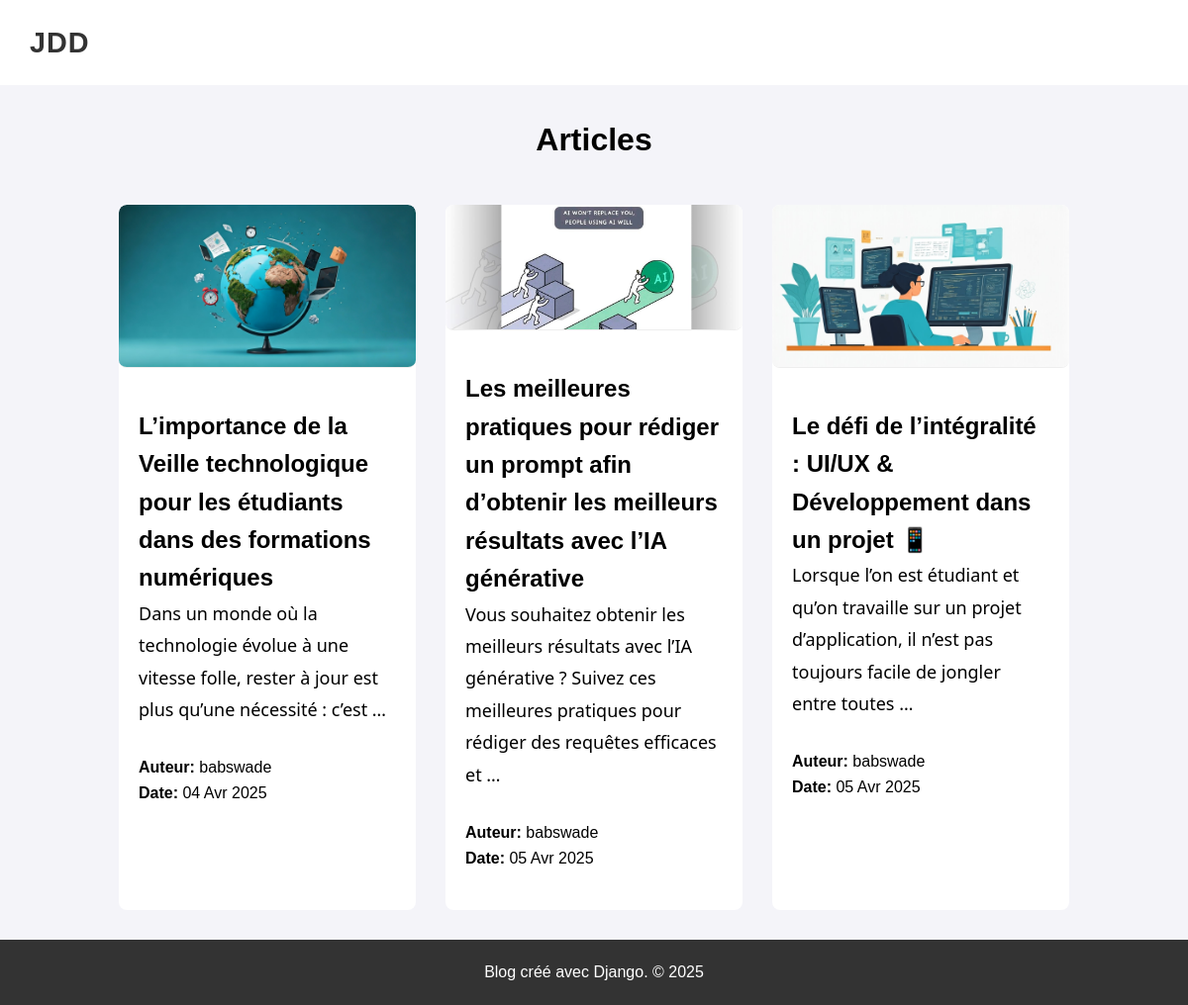
Before: / with the older database file.
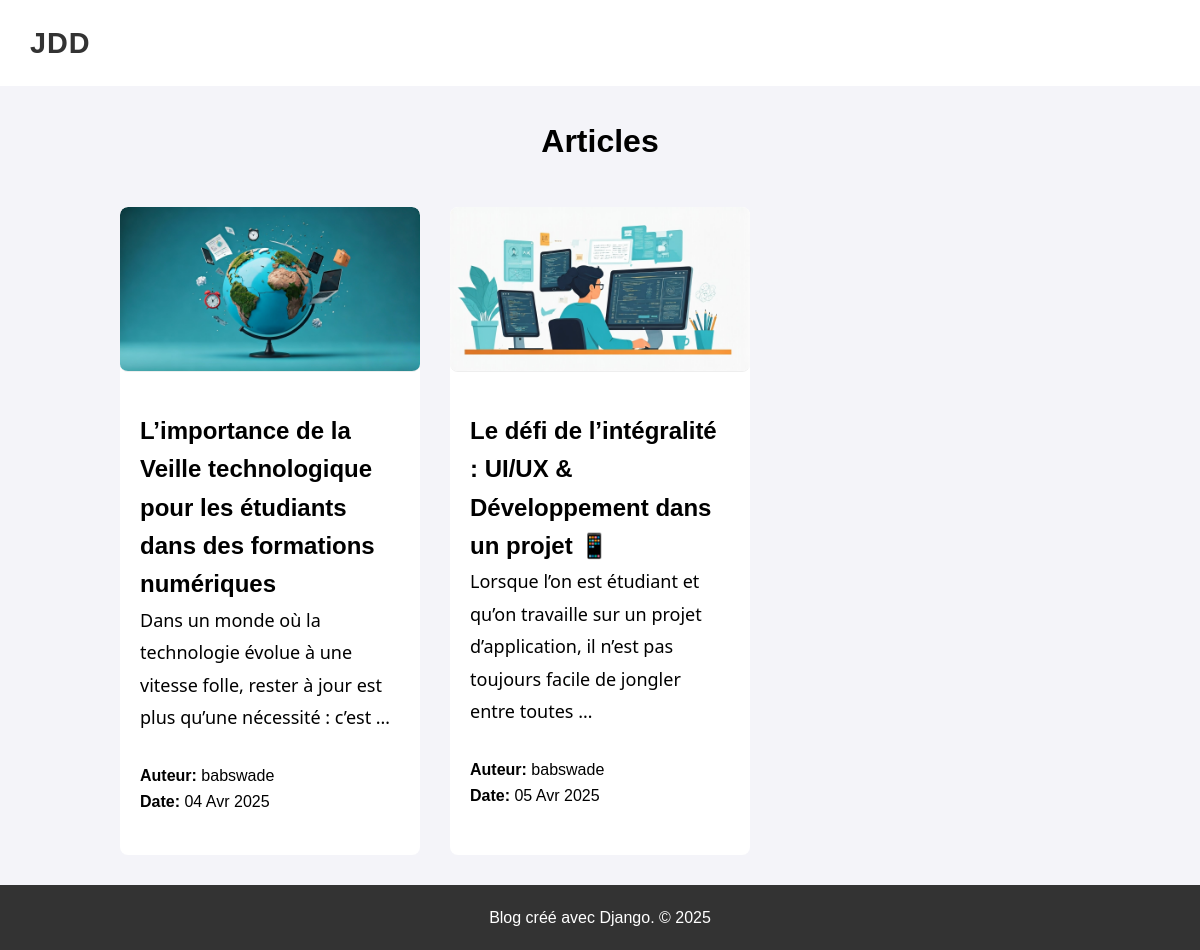
After: the same page with the newer database file.
### JournalDuDevApp/models.py (models this page shows, shortened)
class Article(models.Model):
    titre = models.CharField(max_length=200)
    contenu = RichTextField()
    date_publication = models.DateTimeField(auto_now_add=True)
    auteur = models.ForeignKey(User, on_delete=models.CASCADE)
    image = models.ImageField(upload_to='articles/', blank=True, null=True)

### JournalDuDevApp/views.py (the view)
# urls.py: path('', views.ArticleListView.as_view(), name='article_list'),
class ArticleListView(ListView):
    model = Article
    template_name = 'article_list.html'
    context_object_name = 'articles'

### JournalDuDevApp/templates/article_list.html (shortened to what this page needs)
{% extends 'base_generic.html' %}
{% block content %}
    <div class="container">
        <h1 class="page-title">Articles</h1>
        <ul class="article-list">
            {% for article in articles %}
                <li class="article-item">
                    <a href="{% url 'article_detail' article.pk %}"><div class="article-image">
                        <img src="{{ article.image.url }}" alt="Article Image" class="article-img">
                    </div></a>
                    <div class="article-details">
                       <a href="{% url 'article_detail' article.pk %}" class="article-title">{{ article.titre }}</a>
                        <p class="article-content">{{ article.contenu|striptags|truncatewords:20|safe }}</p>
                        <p class="article-meta"><strong>Auteur:</strong> {{ article.auteur }}<br><strong>Date:</strong> {{ article.date_publication|date:"d M Y" }}</p>
                    </div>
                </li>
            {% endfor %}
        </ul>
    </div>
{% endblock %}

Changed rows visible on the page:
removed Article: image (picture), titre "Les meilleures pratiques pour rédiger un prompt afin d’obtenir les meilleurs résultats avec l’IA générative", contenu "Vous souhaitez obtenir les meilleurs résultats avec l’IA générative ? Suivez ces meilleures pratiques pour rédiger des requêtes efficaces et …", auteur "babswade", date_publication "05 Avr 2025"
